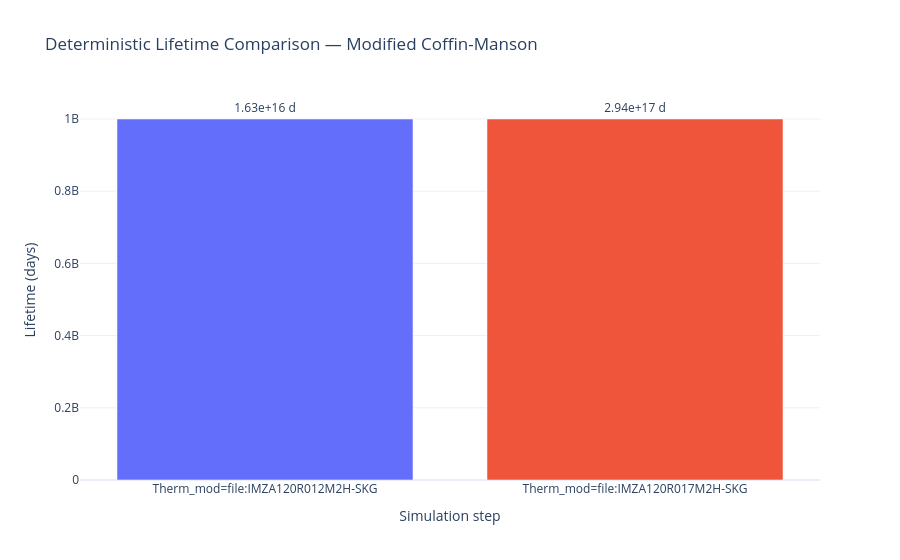

The code cell stored with this chart in its notebook:
### Code cell
if not df_lifetime.empty:

    # ── Build x-axis labels from swept parameters ──────────────────────────────
    def _step_label(row):
        reserved = {'step','damage','lifetime_h','lifetime_days','lifetime_years'}
        extras   = [k for k in row.index if k not in reserved]
        if not extras:
            return f"Step {int(row['step'])}"
        lp = SWEEP_LABEL_PARAM or extras[0]
        v  = row[lp]
        return f"{lp}={v:.4g}" if isinstance(v, float) else f"{lp}={v}"

    x_labels = [_step_label(r) for _, r in df_lifetime.iterrows()]
    y_days   = df_lifetime['lifetime_days'].tolist()

    # Cap infinite/very large values for display; annotate with actual text
    y_cap    = [min(v, 1e9) if np.isfinite(v) else 1e9 for v in y_days]
    y_text   = [f"{v:.2e} d" if v > 1e6 else f"{v:.1f} d" for v in y_days]

    use_log  = (
        len(y_cap) > 1
        and max(y_cap) / (min(v for v in y_cap if v > 0) + 1e-9) > 50
    )

    palette  = px.colors.qualitative.Plotly if len(x_labels) <= 10 else None
    colors   = (palette[:len(x_labels)] if palette
                else ['steelblue'] * len(x_labels))

    fig_cmp = go.Figure(go.Bar(
        x             = x_labels,
        y             = y_cap,
        marker_color  = colors,
        text          = y_text,
        textposition  = 'outside',
        hovertemplate = '<b>%{x}</b><br>Lifetime: %{text}<extra></extra>',
    ))
    fig_cmp.update_layout(
        title       = (f'Deterministic Lifetime Comparison — '
                       f'{LIFETIME_MODELS[MODEL_KEY]["name"]}'),
        xaxis_title = 'Simulation step',
        yaxis_title = 'Lifetime (days)',
        yaxis_type  = 'log' if use_log else 'linear',
        template    = 'plotly_white',
    )
    fig_cmp.show()
else:
    print("No lifetime data to plot.")

### Figure 1 — Plotly figure (JSON) as saved in the notebook; plotly's stock layout.template omitted (floating-point values rounded to 4 significant figures)
{"data": [{"hovertemplate": "<b>%{x}</b><br>Lifetime: %{text}<extra></extra>", "marker": {"color": ["#636EFA", "#EF553B"]}, "text": ["1.63e+16 d", "2.94e+17 d"], "textposition": "outside", "type": "bar", "x": ["Therm_mod=file:IMZA120R012M2H-SKG", "Therm_mod=file:IMZA120R017M2H-SKG"], "y": [1000000000, 1000000000]}], "layout": {"title": {"text": "Deterministic Lifetime Comparison — Modified Coffin-Manson"}, "xaxis": {"title": {"text": "Simulation step"}}, "yaxis": {"title": {"text": "Lifetime (days)"}, "type": "linear"}}}
